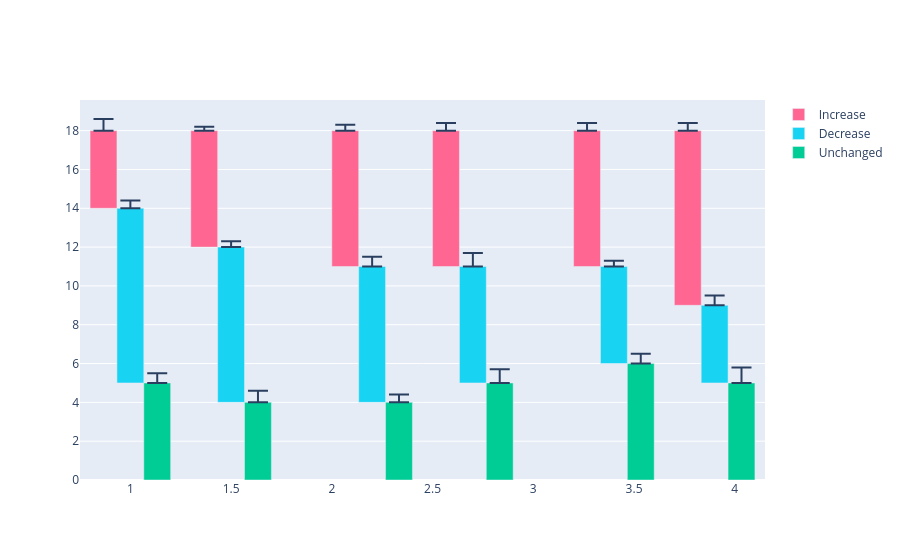

Here is the notebook cell this chart was saved with:
### Code cell
import plotly.graph_objects as go

y1_values = [5, 4, 4, 5, 6, 5]
y2_values = [9, 8, 7, 6, 5, 4]
y3_values = [4, 6, 7, 7, 7, 9]

y1_errors = [0.5, 0.6, 0.4, 0.7, 0.5, 0.8]
y2_errors = [0.4, 0.3, 0.5, 0.7, 0.3, 0.5]
y3_errors = [0.6, 0.2, 0.3, 0.4, 0.4, 0.4]

fig = go.Figure()

# Bars for increase with error bars
fig.add_bar(
    x=[1, 1.5, 2.2, 2.7, 3.4, 3.9],
    y=y3_values,
    name="Increase",
    marker_color="#FF6692",
    error_y=dict(
        type="data",
        symmetric=False,
        array=y3_errors,
        arrayminus=[0] * 6,  # No negative errors
        thickness=2,
        width=10,
    ),
    base=[sum(x) for x in zip(y1_values, y2_values)],
)

# Bars for decrease with error bars
fig.add_bar(
    x=[1, 1.5, 2.2, 2.7, 3.4, 3.9],
    y=y2_values,
    name="Decrease",
    marker_color="#19D3F3",
    error_y=dict(
        type="data",
        symmetric=False,
        array=y2_errors,
        arrayminus=[0] * 6,  # No negative errors
        thickness=2,
        width=10,
    ),
    base=y1_values,
)

# Bars for unchanged with error bars
fig.add_bar(
    x=[1, 1.5, 2.2, 2.7, 3.4, 3.9],
    y=y1_values,
    name="Unchanged",
    marker_color="#00CC96",
    error_y=dict(
        type="data",
        symmetric=False,
        array=y1_errors,
        arrayminus=[0] * 6,  # No negative errors
        thickness=2,
        width=10,
    ),
    base=[0] * 6,
)

# Rest of your code...

fig.show()

### Figure 1 — Plotly figure (JSON) as saved in the notebook; plotly's stock layout.template omitted (floating-point values rounded to 4 significant figures)
{"data": [{"base": [14, 12, 11, 11, 11, 9], "error_y": {"array": [0.6, 0.2, 0.3, 0.4, 0.4, 0.4], "arrayminus": [0, 0, 0, 0, 0, 0], "symmetric": false, "thickness": 2, "type": "data", "width": 10}, "marker": {"color": "#FF6692"}, "name": "Increase", "type": "bar", "x": [1, 1.5, 2.2, 2.7, 3.4, 3.9], "y": [4, 6, 7, 7, 7, 9]}, {"base": [5, 4, 4, 5, 6, 5], "error_y": {"array": [0.4, 0.3, 0.5, 0.7, 0.3, 0.5], "arrayminus": [0, 0, 0, 0, 0, 0], "symmetric": false, "thickness": 2, "type": "data", "width": 10}, "marker": {"color": "#19D3F3"}, "name": "Decrease", "type": "bar", "x": [1, 1.5, 2.2, 2.7, 3.4, 3.9], "y": [9, 8, 7, 6, 5, 4]}, {"base": [0, 0, 0, 0, 0, 0], "error_y": {"array": [0.5, 0.6, 0.4, 0.7, 0.5, 0.8], "arrayminus": [0, 0, 0, 0, 0, 0], "symmetric": false, "thickness": 2, "type": "data", "width": 10}, "marker": {"color": "#00CC96"}, "name": "Unchanged", "type": "bar", "x": [1, 1.5, 2.2, 2.7, 3.4, 3.9], "y": [5, 4, 4, 5, 6, 5]}], "layout": {}}
